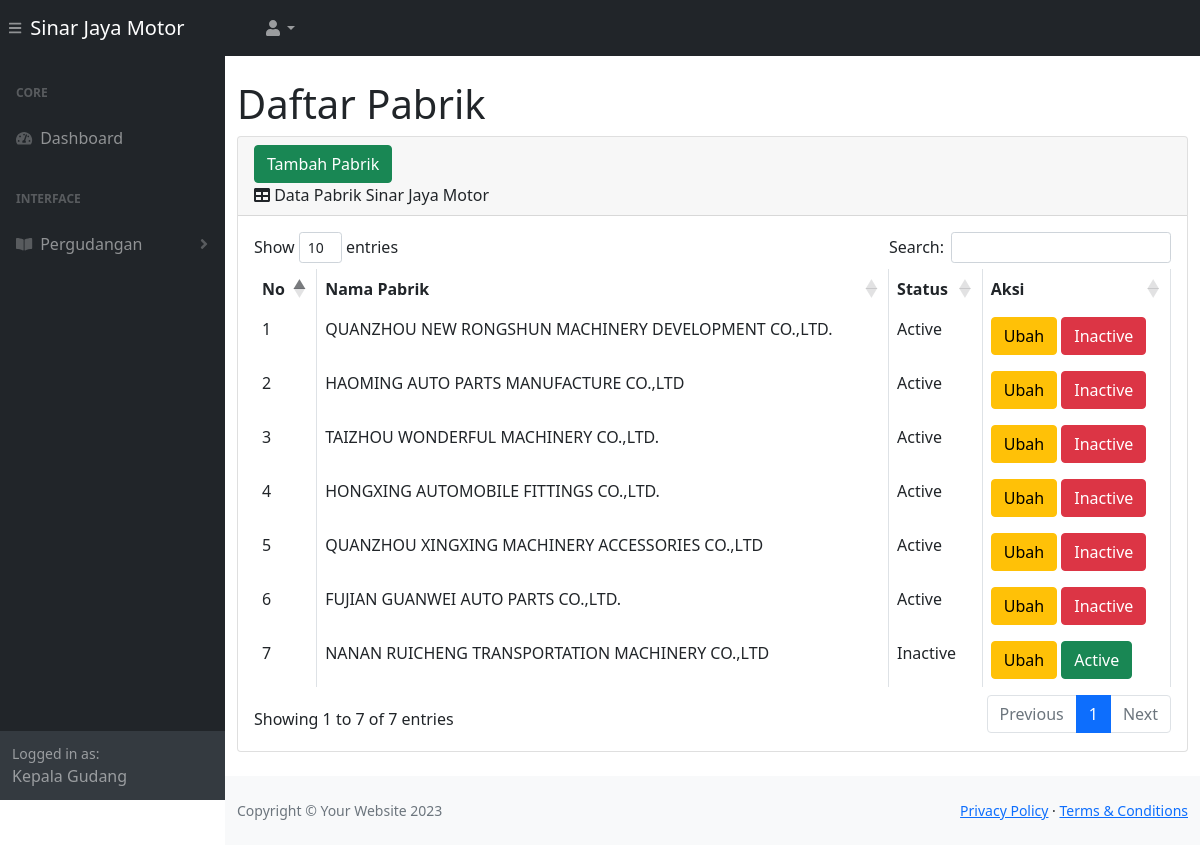
The page /pabrik.php (signed in) on the database its author committed.
### tables this page shows
CREATE TABLE `tb_pabrik` (
  `id_p` int(11) NOT NULL,
  `nama_p` varchar(100) NOT NULL,
  `stat_p` int(11) NOT NULL DEFAULT 0
);

### pabrik.php (the view, shortened to what this page needs)
<?php
     include 'function.php';
?>
<!DOCTYPE html>
<html lang="en">
    <head>
        <link href="./css/styles.css" rel="stylesheet" />
        <link href="https://cdn.datatables.net/1.10.20/css/dataTables.bootstrap4.min.css" rel="stylesheet" />
    </head>
    <body class="sb-nav-fixed">
        <nav class="sb-topnav navbar navbar-expand navbar-dark bg-dark">
            <button class="btn btn-link btn-sm order-1 order-lg-0" id="sidebarToggle" href="#"><i class="fas fa-bars"></i></button>
            <a class="navbar-brand" href="home.php">Sinar Jaya Motor</a>
            <ul class="navbar-nav ml-auto ml-md-0">
                <li class="nav-item dropdown">
                    <a class="nav-link dropdown-toggle" id="userDropdown" href="#" role="button" data-toggle="dropdown" aria-haspopup="true" aria-expanded="false"><i class="fas fa-user fa-fw"></i></a>
                </li>
            </ul>
        </nav>
        <div id="layoutSidenav">
            <div id="layoutSidenav_nav">
                <?php require 'nav.php'; ?>
            </div>
            <div id="layoutSidenav_content">
                <main>
                    <div class="container-fluid">
                        <h1 class="mt-4">Daftar Pabrik</h1>
                        <div class="card mb-4">
                            <div class="card-header">
                                <button type="button" class="btn btn-success"  data-toggle="modal" data-target="#myModal">Tambah Pabrik</button>
                                <br>
                                <i class="fas fa-table mr-1"></i>
                                Data Pabrik Sinar Jaya Motor
                            </div>
                            <div class="card-body">
                                <div class="table-responsive">
                                    <table class="table table-bordered" id="dataTable" width="100%" cellspacing="0">
                                        <thead>
                                            <tr>
                                                <th>No</th>
                                                <th>Nama Pabrik</th>
                                                <th>Status</th>
                                                <th>Aksi</th>
                                            </tr>
                                        </thead>
                                        <tbody>
                                            <?php
                                            $ambilsemuadatastock = mysqli_query($koneksi,"SELECT * FROM tb_pabrik");
                                            $i=1;
                                            while($data=mysqli_fetch_array($ambilsemuadatastock)){
                                                $idp   = $data['id_p'];
                                                $namap = $data['nama_p'];
                                                $stat  = $data['stat_p'];
                                            ?>
                                            <tr>
                                                <td><?=$i++?></td>
                                                <td><?=$namap;?></td>
                                                <td>
                                                    <?php
                                                        if($stat ==0){
                                                            echo "Active";
                                                        }else if($stat == 1){
                                                            echo "Inactive";
                                                        }
                                                    ?>
                                                </td>
                                                <td>
                                                    <button type="button" class="btn btn-warning" data-toggle="modal" data-target="#edit<?=$idp;?>">
                                                    Ubah
                                                    </button>
                                                    <?php if($stat == 0){?>
                                                        <button type="button" class="btn btn-danger" data-toggle="modal" data-target="#inactive<?=$idp;?>"> Inactive</button>
                                                    <?php }else if($stat == 1){?>
                                                        <button type="button" class="btn btn-success" data-toggle="modal" data-target="#active<?=$idp;?>"> Active</button>
                                                    <?php };?>
                                                </td>
                                            </tr>
                                            <?php };?>
                                        </tbody>
                                    </table>
                                </div>
                            </div>
                        </div>
                    </div>
                </main>
                <footer class="py-4 bg-light mt-auto">
                    <div class="container-fluid">
                        <div class="d-flex align-items-center justify-content-between small">
                            <div class="text-muted">Copyright &copy; Your Website 2023</div>
                            <div>
                                <a href="#">Privacy Policy</a>
                                &middot;
                                <a href="#">Terms &amp; Conditions</a>
                            </div>
                        </div>
                    </div>
                </footer>
            </div>
        </div>
    </body>
</html>

### rows shown on the page
tb_pabrik: nama_p "QUANZHOU NEW RONGSHUN MACHINERY DEVELOPMENT CO.,LTD.", stat_p "Active"
tb_pabrik: nama_p "HAOMING AUTO PARTS MANUFACTURE CO.,LTD", stat_p "Active"
tb_pabrik: nama_p "TAIZHOU WONDERFUL MACHINERY CO.,LTD.", stat_p "Active"
tb_pabrik: nama_p "HONGXING AUTOMOBILE FITTINGS CO.,LTD.", stat_p "Active"
tb_pabrik: nama_p "QUANZHOU XINGXING MACHINERY ACCESSORIES CO.,LTD", stat_p "Active"
tb_pabrik: nama_p "FUJIAN GUANWEI AUTO PARTS CO.,LTD.", stat_p "Active"
tb_pabrik: nama_p "NANAN RUICHENG TRANSPORTATION MACHINERY CO.,LTD", stat_p "Inactive"
